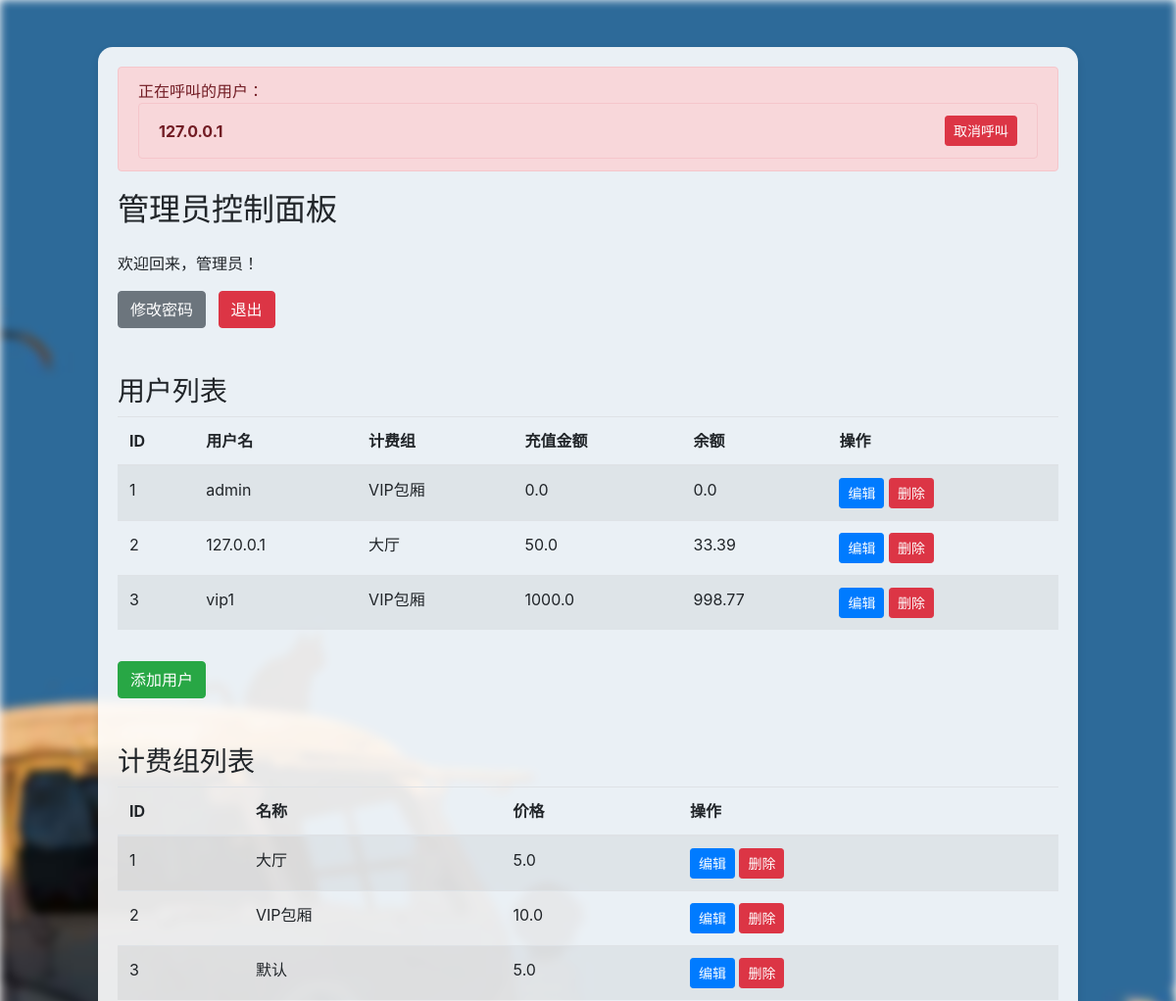
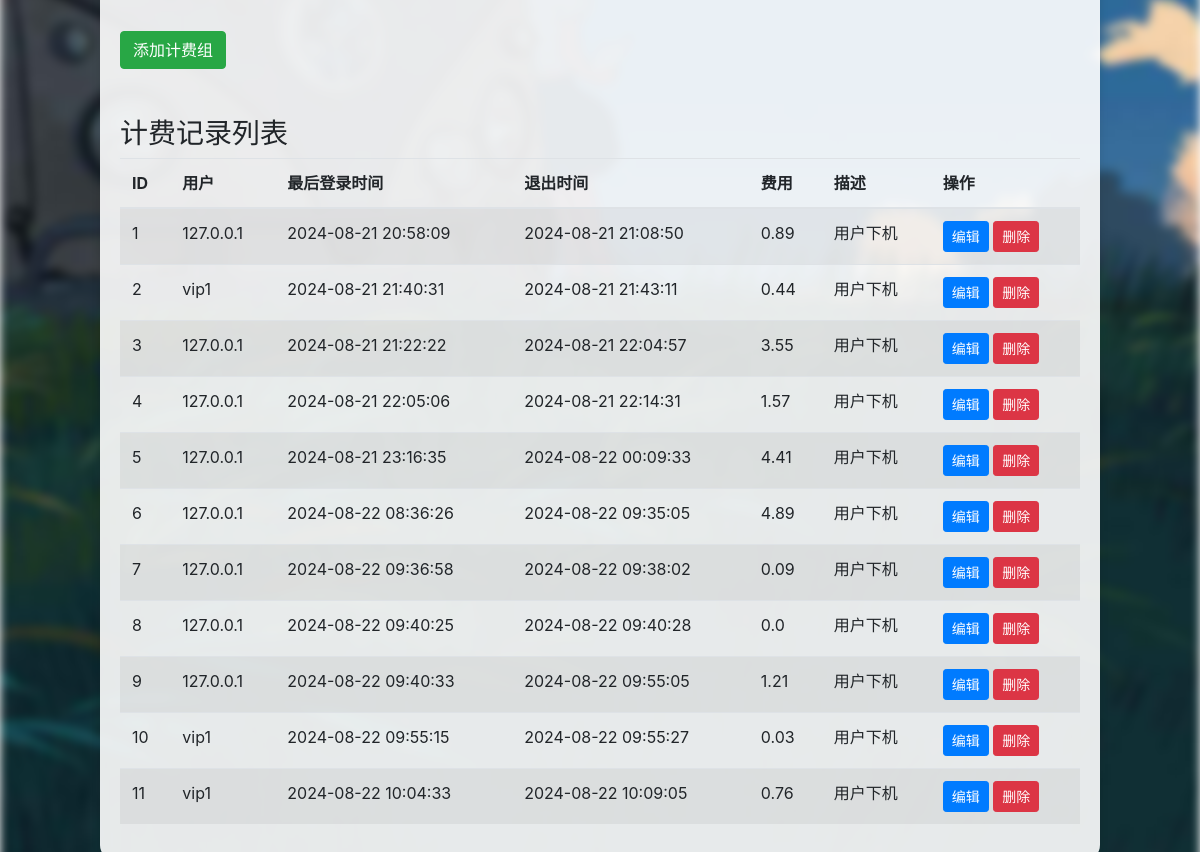
The page /admin_dashboard (signed in) on the database as committed earlier (2 pictures, top to bottom).
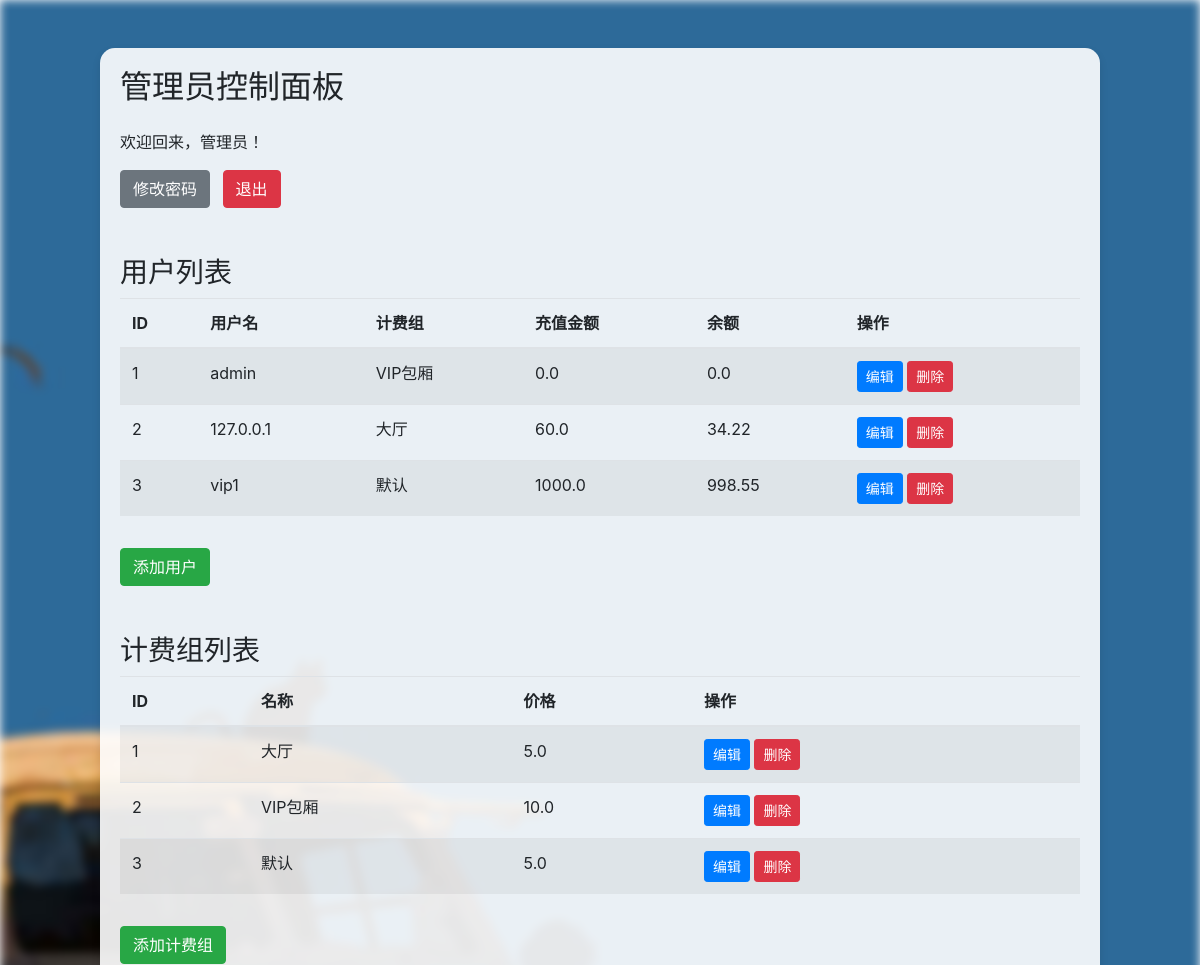
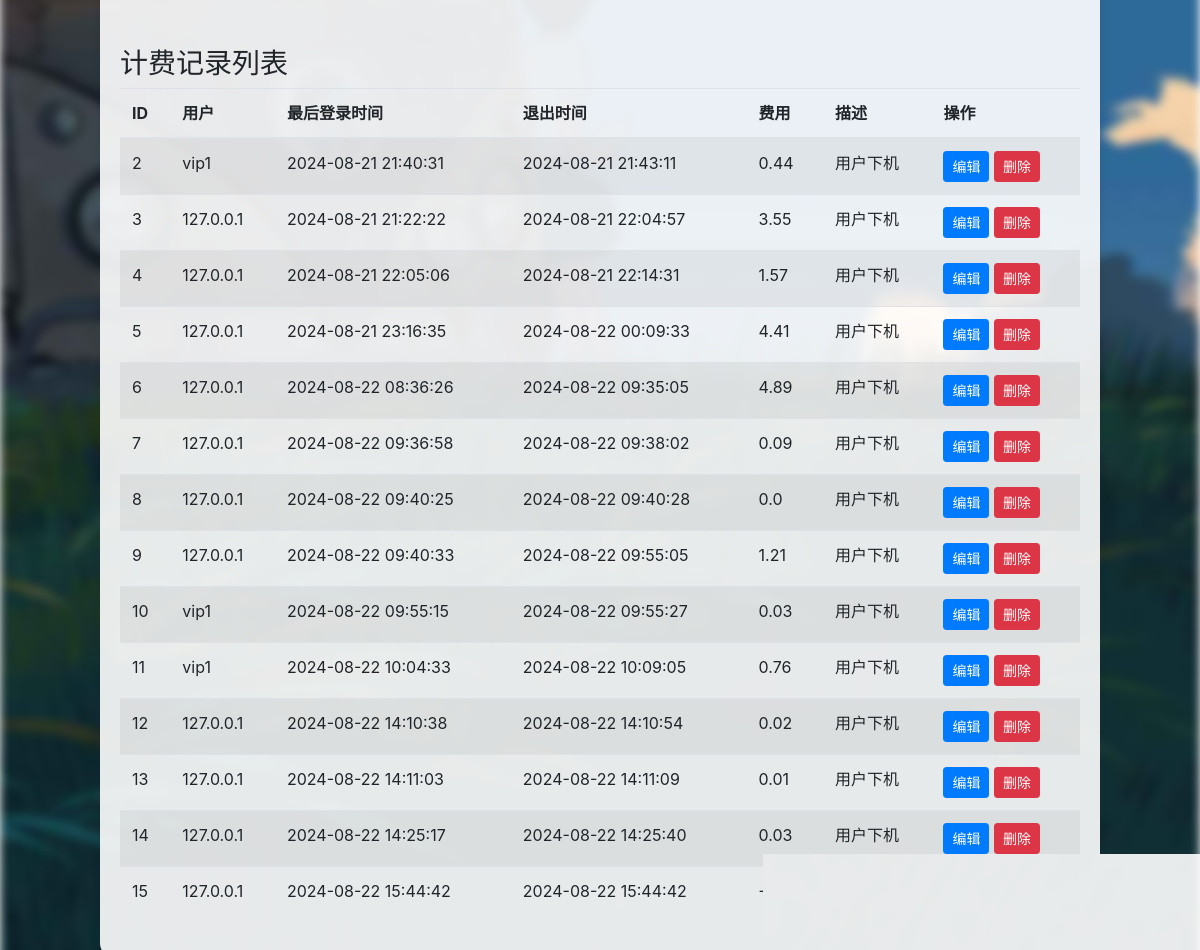
The same page on the database as committed later (2 pictures, top to bottom).
### app.py (models this page shows, shortened)
class User(db.Model):
    __tablename__ = 'user'
    id = db.Column(db.Integer, primary_key=True)
    username = db.Column(db.String(80), unique=True, nullable=False)
    password = db.Column(db.String(120), nullable=False)
    is_admin = db.Column(db.Boolean, default=False)
    is_logged = db.Column(db.Boolean, default=False)
    last_login = db.Column(db.DateTime, default=datetime.now())
    billing_group_id = db.Column(db.Integer, db.ForeignKey('billing_group.id'), nullable=False)  # 关联 BillingGroup 模型
    balance = db.Column(db.Float, nullable=False, default=0)
    balance_left = db.Column(db.Float, nullable=False, default=0)
    on_call = db.Column(db.Boolean, default=False)

class BillingGroup(db.Model):
    __tablename__ = 'billing_group'
    id = db.Column(db.Integer, primary_key=True)
    name = db.Column(db.String(80), unique=True, nullable=False)
    price = db.Column(db.Float, nullable=False)
    users = db.relationship('User', backref='billing_group', lazy=True)

class BillingRecord(db.Model):
    __tablename__ = 'billing_record'
    id = db.Column(db.Integer, primary_key=True)
    user_id = db.Column(db.Integer, db.ForeignKey('user.id'), nullable=False)
    username = db.Column(db.String(80), nullable=False)
    last_login = db.Column(db.DateTime, nullable=False)
    logout_time = db.Column(db.DateTime)  # 下机时间
    fee = db.Column(db.Float, nullable=False)
    description = db.Column(db.String, nullable=False)
    billing_group_id = db.Column(db.Integer, db.ForeignKey('billing_group.id'), nullable=False)
    billing_group = db.relationship('BillingGroup', backref=db.backref('billing_records', lazy=True))
    user = db.relationship('User', backref=db.backref('billing_records', lazy=True))

### app.py (the view)
@app.route('/admin_dashboard')
def admin_dashboard():
    if not session.get('logged_in') or not session.get('is_admin'):
        return redirect(url_for('index'))
    users = User.query.all()  # 获取所有用户
    billing_groups = BillingGroup.query.all()  # 获取所有计费组
    billing_records = BillingRecord.query.all()  # 获取所有计费记录
    calling_users = [user for user in users if user.on_call]
    return render_template('admin_dashboard.html', users=users, billing_groups=billing_groups,
                           billing_records=billing_records, calling_users=calling_users)

### templates/admin_dashboard.html (shortened to what this page needs)
<!DOCTYPE html>
<html>
<head>
    <link rel="stylesheet" href="https://cdn.jsdelivr.net/npm/bootstrap@4.6.2/dist/css/bootstrap.min.css">
        <div class="bg">
        </div>
</head>
<body>
    <div class="container mt-5">
        <div class="admin-panel">
            {% if calling_users|length > 0 %}
            <div class="alert alert-danger alert-custom" role="alert">
                正在呼叫的用户：
                <ul class="list-group">
                    {% for caller in calling_users %}
                    <li class="list-group-item d-flex justify-content-between align-items-center">
                        <strong>{{ caller.username }}</strong>
                        <form action="{{ url_for('admin_cancel_call', user_id=caller.id) }}" method="POST">
                            <button type="submit" class="btn btn-sm btn-danger">取消呼叫</button>
                        </form>
                    </li>
                    {% endfor %}
                </ul>
            </div>
            {% endif %}
            <div class="row">
                <div class="col-md-12">
                    <h2 class="mb-4">管理员控制面板</h2>
                    <p>欢迎回来，管理员！</p>
                    <a href="/admin_change_password" class="btn btn-secondary mr-2">修改密码</a>
                    <a href="/logout" class="btn btn-danger">退出</a>
                    <h3 class="mt-5">用户列表</h3>
                    <table class="table table-striped">
                        <thead>
                            <tr>
                                <th>ID</th>
                                <th>用户名</th>
                                <th>计费组</th>
                                <th>充值金额</th>
                                <th>余额</th>
                                <th>操作</th>
                            </tr>
                        </thead>
                        <tbody>
                            {% for user in users %}
                            <tr>
                                <td>{{ user.id }}</td>
                                <td>{{ user.username }}</td>
                                <td>{{ user.billing_group.name }}</td>
                                <td>{{ user.balance }}</td>
                                <td>{{ user.balance_left }}</td>
                                <td>
                                    <a href="/edit_user/{{ user.id }}" class="btn btn-sm btn-primary">编辑</a>
                                    <a href="/delete_user/{{ user.id }}" class="btn btn-sm btn-danger">删除</a>
                                </td>
                            </tr>
                            {% endfor %}
                        </tbody>
                    </table>
                    <a href="/add_user" class="btn btn-success mt-3">添加用户</a>
                    <h3 class="mt-5">计费组列表</h3>
                    <table class="table table-striped">
                        <thead>
                            <tr>
                                <th>ID</th>
                                <th>名称</th>
                                <th>价格</th>
                                <th>操作</th>
                            </tr>
                        </thead>
                        <tbody>
                            {% for billing_group in billing_groups %}
                            <tr>
                                <td>{{ billing_group.id }}</td>
                                <td>{{ billing_group.name }}</td>
                                <td>{{ billing_group.price }}</td>
                                <td>
                                    <a href="/edit_billing_group/{{ billing_group.id }}" class="btn btn-sm btn-primary">编辑</a>
                                    <a href="/delete_billing_group/{{ billing_group.id }}" class="btn btn-sm btn-danger">删除</a>
                                </td>
                            </tr>
                            {% endfor %}
                        </tbody>
                    </table>
                    <a href="/add_billing_group" class="btn btn-success mt-3">添加计费组</a>
                    <h3 class="mt-5">计费记录列表</h3>
                    <table class="table table-striped">
                        <thead>
                            <tr>
                                <th>ID</th>
                                <th>用户</th>
                                <th>最后登录时间</th>
                                <th>退出时间</th>
                                <th>费用</th>
                                <th>描述</th>
                                <th>操作</th>
                            </tr>
                        </thead>
                        <tbody>
                            {% for billing_record in billing_records %}
                            <tr>
                                <td>{{ billing_record.id }}</td>
                                <td>{{ billing_record.user.username }}</td>
                                <td>{{ billing_record.last_login.strftime('%Y-%m-%d %H:%M:%S') }}</td>
                                <td>{% if billing_record.logout_time %}{{ billing_record.logout_time.strftime('%Y-%m-%d %H:%M:%S') }}{% endif %}</td>
                                <td>{{ billing_record.fee }}</td>
                                <td>{{ billing_record.description }}</td>
                                <td>
                                    <a href="/edit_billing_record/{{ billing_record.id }}" class="btn btn-sm btn-primary">编辑</a>
                                    <a href="/delete_billing_record/{{ billing_record.id }}" class="btn btn-sm btn-danger">删除</a>
                                </td>
                            </tr>
                            {% endfor %}
                        </tbody>
                    </table>
                </div>
            </div>
        </div>
    </div>
</body>
</html>

### templates/admin_dashboard.html (style rules this page uses)
.bg { position: fixed; top: 0; left: 0; width: 100%; height: 100%; overflow: hidden; z-index: -1; }
.admin-panel { background-color: rgba(255, 255, 255, 0.9); padding: 20px; border-radius: 15px; box-shadow: 0 4px 8px rgba(0,0,0,0.1); margin: 20px auto; max-width: 1000px; }

Rows that differ between the two databases and show on the page:
no longer on one of the page's lists (row edited): User: username "127.0.0.1"
removed BillingRecord: id "1", user.username "127.0.0.1", last_login "2024-08-21 20:58:09", logout_time "2024-08-21 21:08:50", fee "0.89", description "用户下机"
changed User "大厅": balance "50.0" → "60.0"; balance_left "33.39" → "34.22"
changed User "vip1": billing_group.name "VIP包厢" → "默认"; balance_left "998.77" → "998.55"
added BillingRecord: id "12", user.username "127.0.0.1", last_login "2024-08-22 14:10:38", logout_time "2024-08-22 14:10:54", fee "0.02", description "用户下机"
added BillingRecord: id "13", user.username "127.0.0.1", last_login "2024-08-22 14:11:03", logout_time "2024-08-22 14:11:09", fee "0.01", description "用户下机"
added BillingRecord: id "14", user.username "127.0.0.1", last_login "2024-08-22 14:25:17", logout_time "2024-08-22 14:25:40", fee "0.03", description "用户下机"
added BillingRecord: id "15", user.username "127.0.0.1", last_login "2024-08-22 15:44:42", logout_time "2024-08-22 15:44:42", fee "-10.0"
Other text that changed with them:
text no longer shown: "正在呼叫的用户："
